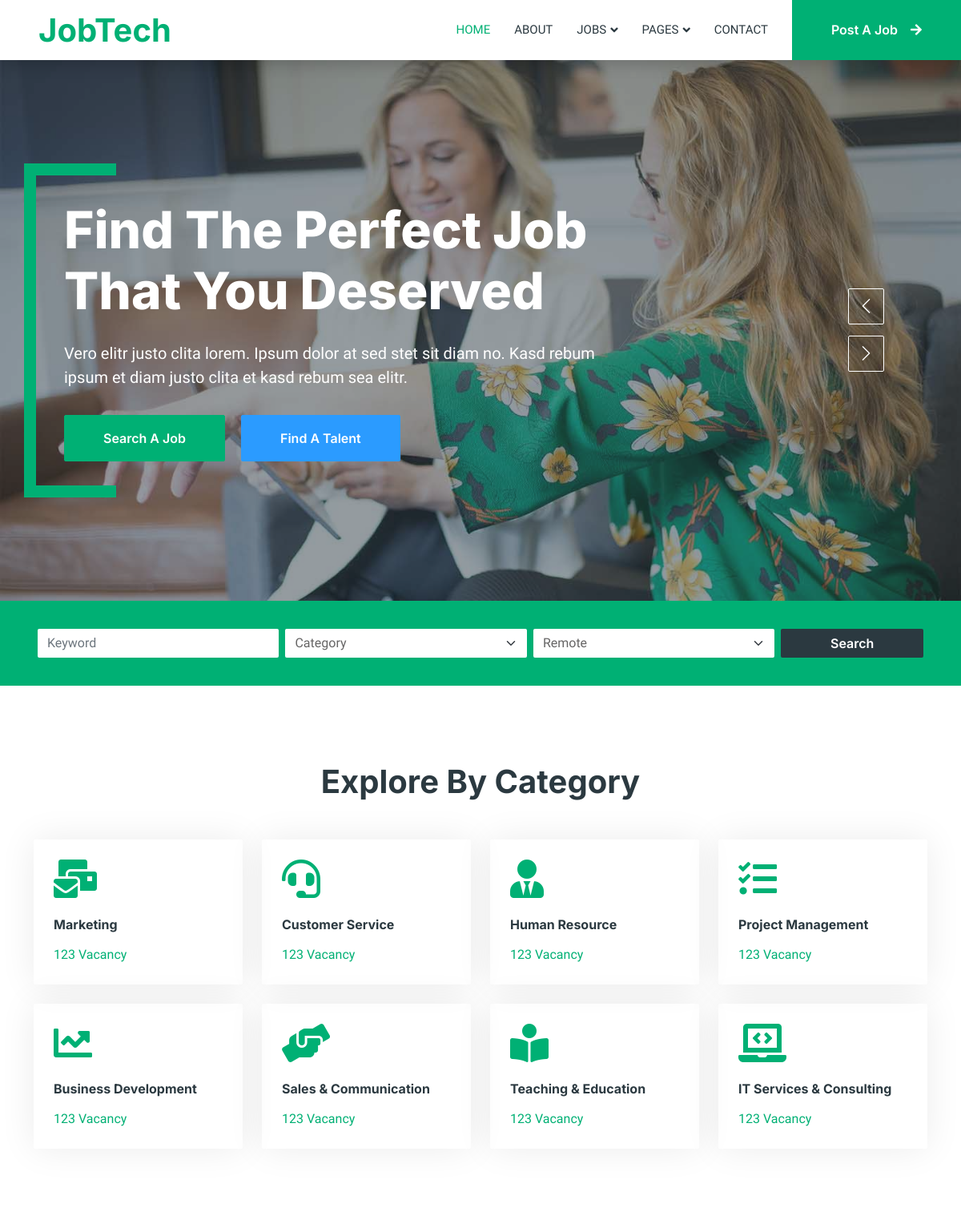
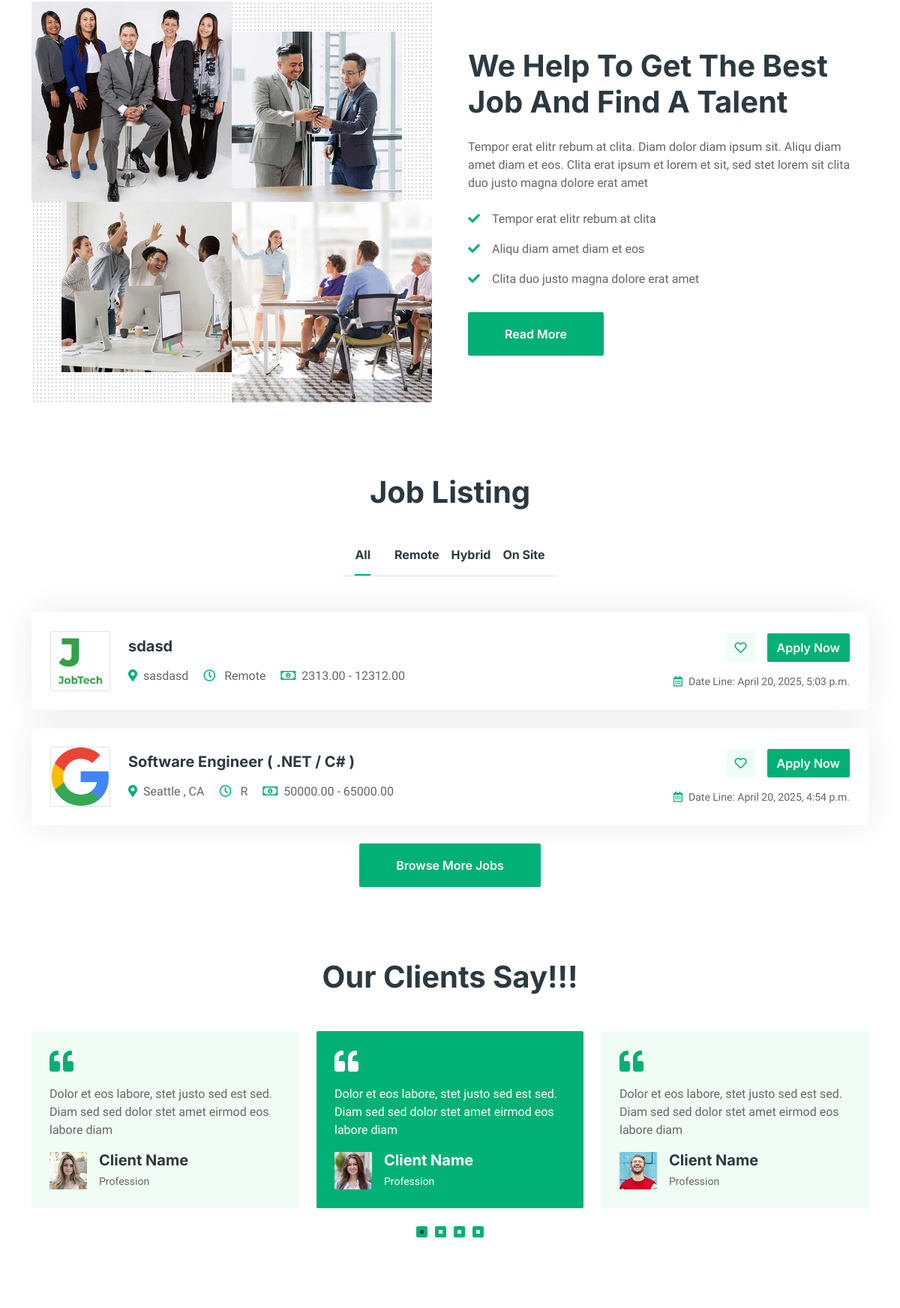
The page / (upper part) on the database its author committed (2 pictures, top to bottom).
### JobTech/models.py (models this page shows, shortened)
class Job(models.Model):
    title = models.CharField(
        max_length=75,
        verbose_name="Job Title",
        null=True,
        blank=True,
    )
    description = models.TextField(
        verbose_name="Job Description",
        help_text="Detailed job description",
        null=True,
        blank=True,
    )
    responsibility = models.TextField(
        verbose_name="Job Responsibility ",
        help_text="Detailed job responsibilities",
        null=True,
        blank=True,
    )
    qualifications  = models.TextField(
        verbose_name="Job Qualifications ",
        help_text="Detailed job qualifications",
        null=True,
        blank=True,
    )
    MinSalary = models.DecimalField(
        max_digits=10,
        decimal_places=2,
        null=True,
        blank=True,
        verbose_name="Min Salary "
    )
    MaxSalary = models.DecimalField(
        max_digits=10,
        decimal_places=2,
        null=True,
        blank=True,
        verbose_name="Max Salary Amount"
    )
    CATEGORIES = [
        ('IT Services & Consulting', 'IT Services & Consulting'),
        ('Marketing', 'Marketing'),
        ('Customer Service', 'Customer Service'),
        ('Human Resource', 'Human Resource'),
        ('Project Management', 'Project Management'),
        ('Business Development', 'Business Development '),
        ('Sales & Communication', 'Sales & Communication'),
        ('Teaching & Education', 'Teaching & Education'),
        ('Design & Creative', 'Design & Creative'),
    ]
    category = models.CharField(
        max_length=75,
        choices=CATEGORIES,
        default='office',
        verbose_name="Category"
    )
    REMOTE_CHOICES = [
        ('Remote', 'Fully Remote'),
        ('Hybrid', 'Partially Remote'),
        ('On Site', 'Office Based'),
    ]
    remote = models.CharField(
        max_length=20,
        choices=REMOTE_CHOICES,
        default='office',
        verbose_name="Remote Work Option"
    )
    location = models.CharField(
        max_length=255,
        verbose_name="Job Location"
    )
    img = models.ImageField(
        default='fallback.png',
        blank=True,
        null=True,
        verbose_name="Job Image"
    )
    date = models.DateTimeField(
        auto_now_add=True,
        verbose_name="Posting Date"
    )

### JobTech/views.py (the view)
# urls.py: path('', views.homepage),
def homepage(req):
    Jobs  = Job.objects.all().order_by('-date')
    return render(req,'index.html',{'jobs': Jobs})

### JobTech/templates/index.html (shortened to what this page needs)
<!DOCTYPE html>
{% load static %}
<html lang="en">
	<head>
		<link
			href="https://cdnjs.cloudflare.com/ajax/libs/font-awesome/5.10.0/css/all.min.css"
			rel="stylesheet"
		/>
		<link
			href="https://cdn.jsdelivr.net/npm/bootstrap-icons@1.4.1/font/bootstrap-icons.css"
			rel="stylesheet"
		/>
		<link
			href=" {% static 'lib/animate/animate.min.css' %} "
			rel="stylesheet"
		/>
		<link
			href=" {% static 'lib/owlcarousel/assets/owl.carousel.min.css' %} "
			rel="stylesheet"
		/>
		<link href="{% static  'css/bootstrap.min.css' %}" rel="stylesheet" />
		<link href="{% static 'css/style.css' %}" rel="stylesheet" />
	</head>
	<body>
		<div class="container-xxl bg-white p-0">
			<nav
				class="navbar navbar-expand-lg bg-white navbar-light shadow sticky-top p-0"
			>
				<a
					href="/"
					class="navbar-brand d-flex align-items-center text-center py-0 px-4 px-lg-5"
				>
					<h1 class="m-0 text-primary">JobTech</h1>
				</a>
				<div class="collapse navbar-collapse" id="navbarCollapse">
					<div class="navbar-nav ms-auto p-4 p-lg-0">
						<a href="/" class="nav-item nav-link active">Home</a>
						<a href="/about" class="nav-item nav-link">About</a>
						<div class="nav-item dropdown">
							<a
								href="#"
								class="nav-link dropdown-toggle"
								data-bs-toggle="dropdown"
								>Jobs</a
							>
						</div>
						<div class="nav-item dropdown">
							<a
								href="#"
								class="nav-link dropdown-toggle"
								data-bs-toggle="dropdown"
								>Pages</a
							>
						</div>
						<a href="contact.html" class="nav-item nav-link">Contact</a>
					</div>
					<a
						href=""
						class="btn btn-primary rounded-0 py-4 px-lg-5 d-none d-lg-block"
						>Post A Job<i class="fa fa-arrow-right ms-3"></i
					></a>
				</div>
			</nav>
			<div class="container-fluid p-0">
				<div class="owl-carousel header-carousel position-relative">
					<div class="owl-carousel-item position-relative">
						<img
							class="img-fluid"
							src="{% static 'img/carousel-1.jpg' %}"
							alt=""
						/>
						<div
							class="position-absolute top-0 start-0 w-100 h-100 d-flex align-items-center"
							style="background: rgba(43, 57, 64, 0.5)"
						>
							<div class="container">
								<div class="row justify-content-start">
									<div class="col-10 col-lg-8">
										<h1 class="display-3 text-white animated slideInDown mb-4">
											Find The Perfect Job That You Deserved
										</h1>
										<p class="fs-5 fw-medium text-white mb-4 pb-2">
											Vero elitr justo clita lorem. Ipsum dolor at sed stet sit
											diam no. Kasd rebum ipsum et diam justo clita et kasd
											rebum sea elitr.
										</p>
										<a
											href=""
											class="btn btn-primary py-md-3 px-md-5 me-3 animated slideInLeft"
											>Search A Job</a
										>
										<a
											href=""
											class="btn btn-secondary py-md-3 px-md-5 animated slideInRight"
											>Find A Talent</a
										>
									</div>
								</div>
							</div>
						</div>
					</div>
				</div>
			</div>
			<div
				class="container-fluid bg-primary mb-5 wow fadeIn"
				data-wow-delay="0.1s"
				style="padding: 35px"
			>
				<div class="container">
					<div class="row g-2">
						<div class="col-md-10">
							<div class="row g-2">
								<div class="col-md-4">
									<input
										type="text"
										class="form-control border-0"
										placeholder="Keyword"
									/>
								</div>
								<div class="col-md-4">
									<select class="form-select border-0">
										<option selected>Category</option>
									</select>
								</div>
								<div class="col-md-4">
									<select class="form-select border-0">
										<option selected value="R">Remote</option>
									</select>
								</div>
							</div>
						</div>
						<div class="col-md-2">
							<button class="btn btn-dark border-0 w-100">Search</button>
						</div>
					</div>
				</div>
			</div>
			<div class="container-xxl py-5">
				<div class="container">
					<h1 class="text-center mb-5 wow fadeInUp" data-wow-delay="0.1s">
						Explore By Category
					</h1>
					<div class="row g-4">
						<div class="col-lg-3 col-sm-6 wow fadeInUp" data-wow-delay="0.1s">
							<a class="cat-item rounded p-4" href="">
								<i class="fa fa-3x fa-mail-bulk text-primary mb-4"></i>
								<h6 class="mb-3">Marketing</h6>
								<p class="mb-0">123 Vacancy</p>
							</a>
						</div>
						<div class="col-lg-3 col-sm-6 wow fadeInUp" data-wow-delay="0.3s">
							<a class="cat-item rounded p-4" href="">
								<i class="fa fa-3x fa-headset text-primary mb-4"></i>
								<h6 class="mb-3">Customer Service</h6>
								<p class="mb-0">123 Vacancy</p>
							</a>
						</div>
						<div class="col-lg-3 col-sm-6 wow fadeInUp" data-wow-delay="0.5s">
							<a class="cat-item rounded p-4" href="">
								<i class="fa fa-3x fa-user-tie text-primary mb-4"></i>
								<h6 class="mb-3">Human Resource</h6>
								<p class="mb-0">123 Vacancy</p>
							</a>
						</div>
						<div class="col-lg-3 col-sm-6 wow fadeInUp" data-wow-delay="0.7s">
							<a class="cat-item rounded p-4" href="">
								<i class="fa fa-3x fa-tasks text-primary mb-4"></i>
								<h6 class="mb-3">Project Management</h6>
								<p class="mb-0">123 Vacancy</p>
							</a>
						</div>
						<div class="col-lg-3 col-sm-6 wow fadeInUp" data-wow-delay="0.1s">
							<a class="cat-item rounded p-4" href="">
								<i class="fa fa-3x fa-chart-line text-primary mb-4"></i>
								<h6 class="mb-3">Business Development</h6>
								<p class="mb-0">123 Vacancy</p>
							</a>
						</div>
						<div class="col-lg-3 col-sm-6 wow fadeInUp" data-wow-delay="0.3s">
							<a class="cat-item rounded p-4" href="">
								<i class="fa fa-3x fa-hands-helping text-primary mb-4"></i>
								<h6 class="mb-3">Sales & Communication</h6>
								<p class="mb-0">123 Vacancy</p>
							</a>
						</div>
						<div class="col-lg-3 col-sm-6 wow fadeInUp" data-wow-delay="0.5s">
							<a class="cat-item rounded p-4" href="">
								<i class="fa fa-3x fa-book-reader text-primary mb-4"></i>
								<h6 class="mb-3">Teaching & Education</h6>
								<p class="mb-0">123 Vacancy</p>
							</a>
						</div>
						<div class="col-lg-3 col-sm-6 wow fadeInUp" data-wow-delay="0.7s">
							<a class="cat-item rounded p-4" href="">
								<i class="fa fa-3x fa-laptop-code text-primary mb-4"></i>
								<h6 class="mb-3">IT Services & Consulting</h6>
								<p class="mb-0">123 Vacancy</p>
							</a>
						</div>
					</div>
				</div>
			</div>
			<div class="container-xxl py-5">
				<div class="container">
					<div class="row g-5 align-items-center">
						<div class="col-lg-6 wow fadeIn" data-wow-delay="0.1s">
							<div class="row g-0 about-bg rounded overflow-hidden">
								<div class="col-6 text-start">
									<img
										class="img-fluid w-100"
										src="{% static 'img/about-1.jpg' %}"
									/>
								</div>
								<div class="col-6 text-start">
									<img
										class="img-fluid"
										src="{% static 'img/about-2.jpg' %}"
										style="width: 85%; margin-top: 15%"
									/>
								</div>
								<div class="col-6 text-end">
									<img
										class="img-fluid"
										src="{% static 'img/about-3.jpg' %}"
										style="width: 85%"
									/>
								</div>
								<div class="col-6 text-end">
									<img
										class="img-fluid w-100"
										src="{% static 'img/about-4.jpg' %}"
									/>
								</div>
							</div>
						</div>
						<div class="col-lg-6 wow fadeIn" data-wow-delay="0.5s">
							<h1 class="mb-4">
								We Help To Get The Best Job And Find A Talent
							</h1>
							<p class="mb-4">
								Tempor erat elitr rebum at clita. Diam dolor diam ipsum sit.
								Aliqu diam amet diam et eos. Clita erat ipsum et lorem et sit,
								sed stet lorem sit clita duo justo magna dolore erat amet
							</p>
							<p>
								<i class="fa fa-check text-primary me-3"></i>Tempor erat elitr
								rebum at clita
							</p>
							<p>
								<i class="fa fa-check text-primary me-3"></i>Aliqu diam amet
								diam et eos
							</p>
							<p>
								<i class="fa fa-check text-primary me-3"></i>Clita duo justo
								magna dolore erat amet
							</p>
							<a class="btn btn-primary py-3 px-5 mt-3" href="">Read More</a>
						</div>
					</div>
				</div>
			</div>
			<div class="container-xxl py-5">
				<div class="container">
					<h1 class="text-center mb-5 wow fadeInUp" data-wow-delay="0.1s">
						Job Listing
					</h1>
					<div class="tab-class text-center wow fadeInUp" data-wow-delay="0.3s">
						<ul
							class="nav nav-pills d-inline-flex justify-content-center border-bottom mb-5"
						>
							<li class="nav-item">
								<a
									class="d-flex align-items-center text-start mx-3 pb-3 active"
									data-bs-toggle="pill"
									href="#tab-1"
								>
									<h6 class="mt-n1 mb-0">All</h6>
								</a>
							</li>
							<li class="nav-item">
								<a
									class="d-flex align-items-center text-start mx-3 me-0 pb-3"
									data-bs-toggle="pill"
									href="#tab-2"
								>
									<h6 class="mt-n1 mb-0">Remote</h6>
								</a>
							</li>
							<li class="nav-item">
								<a
									class="d-flex align-items-center text-start mx-3 me-0 pb-3"
									data-bs-toggle="pill"
									href="#tab-1"
								>
									<h6 class="mt-n1 mb-0">Hybrid</h6>
								</a>
							</li>
							<li class="nav-item">
								<a
									class="d-flex align-items-center text-start mx-3 pb-3"
									data-bs-toggle="pill"
									href="#tab-1"
								>
									<h6 class="mt-n1 mb-0">On Site</h6>
								</a>
							</li>
						</ul>
						<div class="tab-content">
							<div id="tab-1" class="tab-pane fade show p-0 active">
								{% for job in jobs %}
								<div class="job-item p-4 mb-4">
									<div class="row g-4">
										<div class="col-sm-12 col-md-8 d-flex align-items-center">
											<img
												class="flex-shrink-0 img-fluid border rounded"
												src="{{job.img.url}}"
												alt=""
												style="width: 80px; height: 80px"
											/>
											<div class="text-start ps-4">
												<h5 class="mb-3">{{ job.title }}</h5>
												<span class="text-truncate me-3"
													><i class="fa fa-map-marker-alt text-primary me-2"></i
													>{{ job.location }}</span
												>
												<span class="text-truncate me-3"
													><i class="far fa-clock text-primary me-2"></i>
													<span>{{job.remote }}</span>
												</span>
												<span class="text-truncate me-0"
													><i
														class="far fa-money-bill-alt text-primary me-2"
													></i
													>{{job.MinSalary}} - {{job.MaxSalary}}</span
												>
											</div>
										</div>
										<div
											class="col-sm-12 col-md-4 d-flex flex-column align-items-start align-items-md-end justify-content-center"
										>
											<div class="d-flex mb-3">
												<a class="btn btn-light btn-square me-3" href=""
													><i class="far fa-heart text-primary"></i
												></a>
												<a class="btn btn-primary" href="">Apply Now</a>
											</div>
											<small class="text-truncate"
												><i class="far fa-calendar-alt text-primary me-2"></i
												>Date Line: {{job.date}}
											</small>
										</div>
									</div>
								</div>
								{% endfor %}
								<a class="btn btn-primary py-3 px-5" href=""
									>Browse More Jobs</a
								>
							</div>
						</div>
					</div>
				</div>
			</div>
			<div class="container-xxl py-5 wow fadeInUp" data-wow-delay="0.1s">
				<div class="container">
					<h1 class="text-center mb-5">Our Clients Say!!!</h1>
					<div class="owl-carousel testimonial-carousel">
						<div class="testimonial-item bg-light rounded p-4">
							<i class="fa fa-quote-left fa-2x text-primary mb-3"></i>
							<p>
								Dolor et eos labore, stet justo sed est sed. Diam sed sed dolor
								stet amet eirmod eos labore diam
							</p>
							<div class="d-flex align-items-center">
								<img
									class="img-fluid flex-shrink-0 rounded"
									src="{% static 'img/testimonial-1.jpg' %}"
									style="width: 50px; height: 50px"
								/>
								<div class="ps-3">
									<h5 class="mb-1">Client Name</h5>
									<small>Profession</small>
								</div>
							</div>
						</div>
						<div class="testimonial-item bg-light rounded p-4">
							<i class="fa fa-quote-left fa-2x text-primary mb-3"></i>
							<p>
								Dolor et eos labore, stet justo sed est sed. Diam sed sed dolor
								stet amet eirmod eos labore diam
							</p>
							<div class="d-flex align-items-center">
								<img
									class="img-fluid flex-shrink-0 rounded"
									src="{% static 'img/testimonial-2.jpg' %}"
									style="width: 50px; height: 50px"
								/>
								<div class="ps-3">
									<h5 class="mb-1">Client Name</h5>
									<small>Profession</small>
								</div>
							</div>
						</div>
						<div class="testimonial-item bg-light rounded p-4">
							<i class="fa fa-quote-left fa-2x text-primary mb-3"></i>
							<p>
								Dolor et eos labore, stet justo sed est sed. Diam sed sed dolor
								stet amet eirmod eos labore diam
							</p>
							<div class="d-flex align-items-center">
								<img
									class="img-fluid flex-shrink-0 rounded"
									src="{% static 'img/testimonial-4.jpg' %}"
									style="width: 50px; height: 50px"
								/>
								<div class="ps-3">
									<h5 class="mb-1">Client Name</h5>
									<small>Profession</small>
								</div>
							</div>
						</div>
					</div>
				</div>
			</div>
		</div>
	</body>
</html>

### rows shown on the page
Job: img (picture), title "sdasd", location "sasdasd", remote "Remote", MinSalary "2313.00", MaxSalary "12312.00", date "April 20, 2025, 5:03 p.m."
Job: img (picture), title "Software Engineer ( .NET / C# )", location "Seattle , CA", remote "R", MinSalary "50000.00", MaxSalary "65000.00", date "April 20, 2025, 4:54 p.m."
